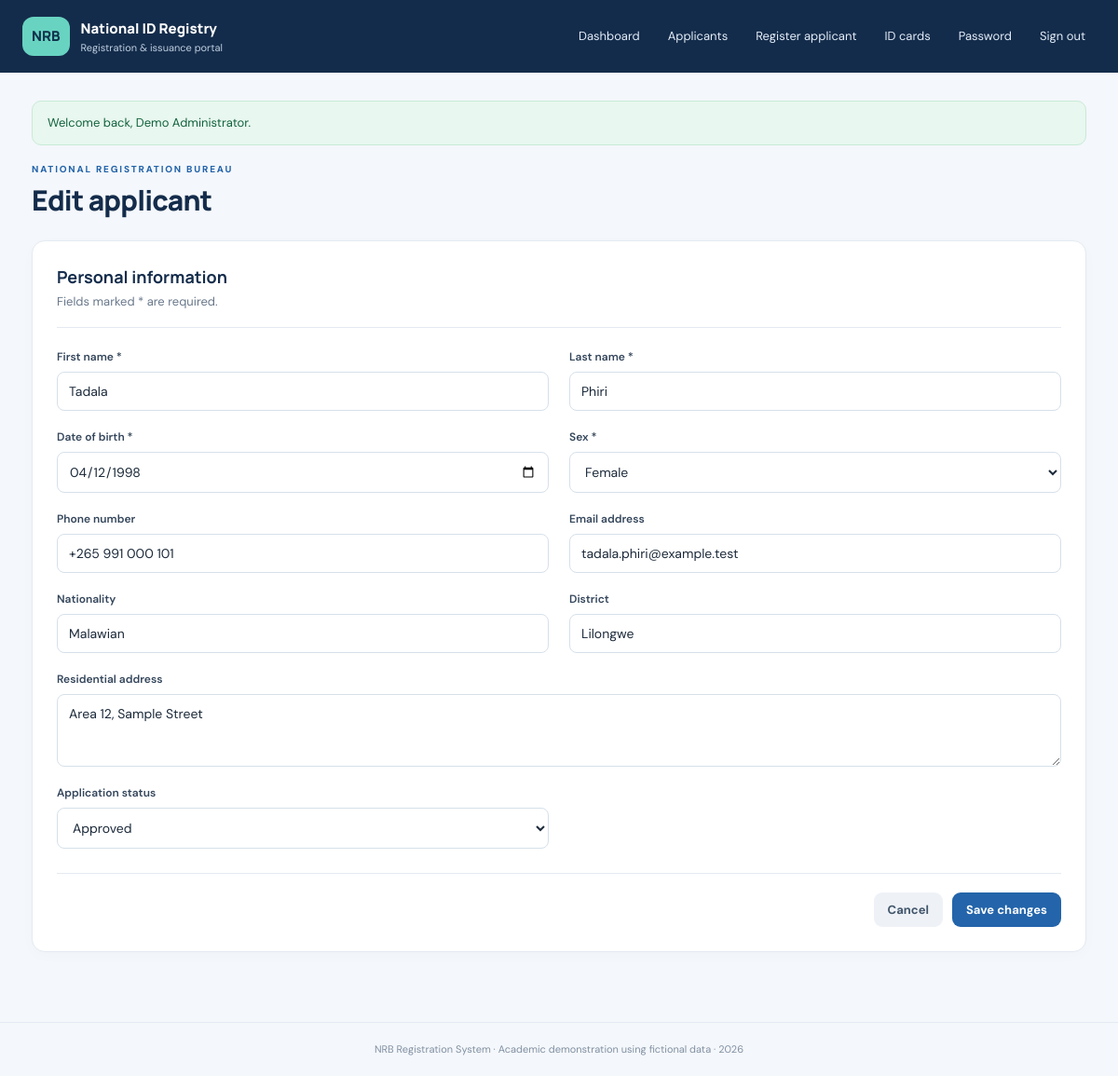
The app's page /applicant_form.php?id=1 (signed in) with its own data.
### tables this page shows
CREATE TABLE IF NOT EXISTS applicants (
 id INT UNSIGNED AUTO_INCREMENT PRIMARY KEY,
 applicant_no VARCHAR(30) NOT NULL UNIQUE,
 first_name VARCHAR(100) NOT NULL,
 last_name VARCHAR(100) NOT NULL,
 date_of_birth DATE NOT NULL,
 sex ENUM('Female','Male','Other') NOT NULL,
 phone VARCHAR(25) NULL,
 email VARCHAR(150) NULL,
 address VARCHAR(255) NULL,
 district VARCHAR(100) NULL,
 nationality VARCHAR(80) NOT NULL DEFAULT 'Malawian',
 status ENUM('Pending','In Review','Approved','Rejected') NOT NULL DEFAULT 'Pending',
 created_at TIMESTAMP NOT NULL DEFAULT CURRENT_TIMESTAMP,
 updated_at TIMESTAMP NOT NULL DEFAULT CURRENT_TIMESTAMP ON UPDATE CURRENT_TIMESTAMP,
 INDEX idx_applicant_name (last_name, first_name), INDEX idx_applicant_status (status), INDEX idx_applicant_phone (phone)
);

### app/bootstrap.php (called while the page is built, shortened)
<?php
function e(mixed $value): string { return htmlspecialchars((string)$value, ENT_QUOTES | ENT_SUBSTITUTE, 'UTF-8'); }

### applicant_form.php (the view, shortened to what this page needs)
<?php
require __DIR__.'/app/bootstrap.php'; require_login(); require __DIR__.'/app/layout.php';
$id=filter_input(INPUT_GET,'id',FILTER_VALIDATE_INT) ?: 0; $editing=$id>0; $errors=[];
$data=['applicant_no'=>'','first_name'=>'','last_name'=>'','date_of_birth'=>'','sex'=>'','phone'=>'','email'=>'','address'=>'','district'=>'','nationality'=>'Malawian','status'=>'Pending'];
if($editing){$st=$pdo->prepare('SELECT * FROM applicants WHERE id=?');$st->execute([$id]);$row=$st->fetch();if(!$row){flash('error','Applicant not found.');redirect('applicants.php');}$data=array_merge($data,$row);}
page_header($editing?'Edit applicant':'Register applicant'); ?>
<form class="panel form-panel" method="post" novalidate><input type="hidden" name="csrf" value="<?=e(csrf_token())?>"><div class="section-title"><h2>Personal information</h2><p>Fields marked * are required.</p></div><div class="form-grid"><label>First name *<input name="first_name" required maxlength="100" value="<?=e($data['first_name'])?>"></label><label>Last name *<input name="last_name" required maxlength="100" value="<?=e($data['last_name'])?>"></label><label>Date of birth *<input type="date" name="date_of_birth" required max="<?=date('Y-m-d')?>" value="<?=e($data['date_of_birth'])?>"></label><label>Sex *<select name="sex" required><option value="">Select</option><?php foreach(['Female','Male','Other'] as $v): ?><option <?= $data['sex']===$v?'selected':'' ?>><?=e($v)?></option><?php endforeach; ?></select></label><label>Phone number<input name="phone" maxlength="25" value="<?=e($data['phone'])?>" placeholder="e.g. +265 991 000 000"></label><label>Email address<input type="email" name="email" maxlength="150" value="<?=e($data['email'])?>"></label><label>Nationality<input name="nationality" maxlength="80" value="<?=e($data['nationality'])?>"></label><label>District<input name="district" maxlength="100" value="<?=e($data['district'])?>"></label><label class="span-2">Residential address<textarea name="address" rows="3" maxlength="255"><?=e($data['address'])?></textarea></label><?php if($editing): ?><label>Application status<select name="status"><?php foreach(['Pending','In Review','Approved','Rejected'] as $v): ?><option <?= $data['status']===$v?'selected':'' ?>><?=e($v)?></option><?php endforeach; ?></select></label><?php endif; ?></div><div class="form-actions"><a class="btn secondary" href="<?= $editing?'applicant_view.php?id='.$id:'applicants.php' ?>">Cancel</a><button class="btn primary" type="submit"><?= $editing?'Save changes':'Register applicant' ?></button></div></form>

### assets/style.css (style rules this page uses)
:root { --navy:#142c4b;--blue:#2364aa;--cyan:#dff3f3;--bg:#f4f7fb;--ink:#1c2a3a;--muted:#69788b;--line:#e4eaf1;--white:#fff;--green:#16794b;--red:#b42318 }
* { box-sizing:border-box }
body { margin:0;background:var(--bg);color:var(--ink);font:15px 'DM Sans',sans-serif;line-height:1.5 }
h1,h2,h3,p { margin-top:0 }
h2 { font:700 18px Manrope,sans-serif;margin-bottom:5px;color:var(--navy) }
.muted,.section-title p { color:var(--muted);font-size:13px;margin-bottom:0 }
.panel { background:white;border:1px solid var(--line);border-radius:14px;padding:22px;margin-bottom:20px;box-shadow:0 4px 16px #193e5b05 }
.text-link,a { color:var(--blue);text-decoration:none }
.btn { border:0;border-radius:9px;padding:10px 15px;font:700 13px 'DM Sans',sans-serif;display:inline-flex;align-items:center;justify-content:center;gap:6px;cursor:pointer;text-decoration:none;white-space:nowrap }
.primary { background:var(--blue);color:white }
.secondary { background:#eef2f7;color:#42556b }
label { display:block;color:#34465b;font-weight:600;font-size:12px }
input,select,textarea { display:block;width:100%;border:1px solid #d6e0ea;background:white;border-radius:8px;padding:11px 12px;margin-top:7px;color:var(--ink);font:14px 'DM Sans',sans-serif;outline:none }
textarea { resize:vertical }
.form-panel { padding:26px }
.section-title { padding-bottom:18px;border-bottom:1px solid var(--line);margin-bottom:22px }
.form-grid { display:grid;grid-template-columns:repeat(2,minmax(0,1fr));gap:19px 22px }
.span-2 { grid-column:span 2 }
.form-actions { display:flex;justify-content:flex-end;gap:10px;margin-top:26px;padding-top:20px;border-top:1px solid var(--line) }

### records on screen
applicants: first_name "Tadala", last_name "Phiri", date_of_birth "04/12/1998", phone "+265 991 000 101", email "tadala.phiri@example.test", nationality "Malawian", district "Lilongwe", address "Area 12, Sample Street"

### other values on screen
$flash['message'] "Welcome back, Demo Administrator."
$title "Edit applicant"
form field sex "Female"
form field status "Approved"
